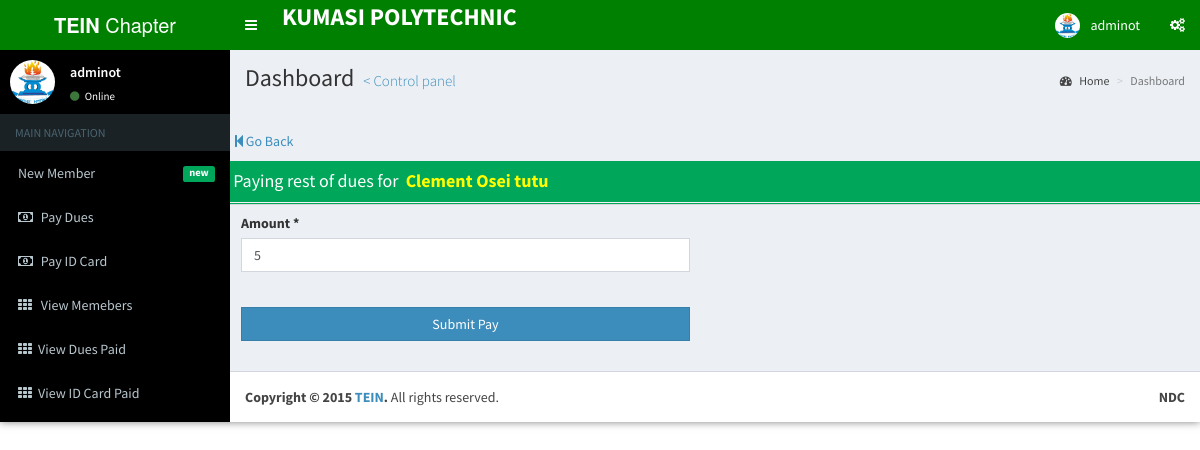
The page /pages/pay-dues-update.php?pay=pay&member_id=48 (signed in) on the database its author committed.
### tables this page shows
CREATE TABLE IF NOT EXISTS `members_tb` (
  `member_id` int(11) NOT NULL AUTO_INCREMENT,
  `institutes_id` int(11) NOT NULL,
  `admin_id` int(11) NOT NULL,
  `student_number` varchar(255) NOT NULL,
  `surname` varchar(255) NOT NULL,
  `first_name` varchar(255) NOT NULL,
  `last_name` varchar(255) NOT NULL,
  `date_of_birth` varchar(255) NOT NULL,
  `level` int(11) NOT NULL,
  `department` varchar(255) NOT NULL,
  `constituency` varchar(255) NOT NULL,
  `region` varchar(255) NOT NULL,
  `phone_number` varchar(255) NOT NULL,
  `email` varchar(255) NOT NULL,
  `picture` varchar(255) NOT NULL,
  `date_registerd` varchar(255) NOT NULL,
  PRIMARY KEY (`member_id`)
);

CREATE TABLE IF NOT EXISTS `dues_tb` (
  `dues_id` int(11) NOT NULL AUTO_INCREMENT,
  `institutes_id` int(11) NOT NULL,
  `admin_id` int(11) NOT NULL,
  `member_id` int(11) NOT NULL,
  `amount` int(11) NOT NULL,
  PRIMARY KEY (`dues_id`)
);

### pages/pay-dues-update.php (the view, shortened to what this page needs)
<?php
 include_once '../core/initialize-all-pages.php';
 if(isset($_GET['member_id']) && !empty($_GET['member_id'])){
    $member_id=$_GET['member_id'];
 }
 ?>
<?php
$login_infor= new login_check;
 if($login_infor->logged_in()===false){
	 header('Location: ../index.php');
	 die('You do not have permission to this page');
 }
 else{
$admin_institutes_id=$_SESSION['institutes_id'];
$admin_id=$_SESSION['admin_id'];
 }
?>
<!DOCTYPE html>
<html>
  <head>
    <?php include_once '../includes/admin-header-stylesheet.php'; ?>
  </head>
        <?php include_once '../includes/admin-header.php'; ?>
       <?php include_once '../includes/asidebar.php'; ?>
      <div class="content-wrapper">
  		 <?php include_once '../includes/admin-non-dashboard-header.php'; ?>
        <br><br>
<?php
	  $query = "select dues_tb.admin_id,members_tb.member_id,dues_tb.member_id, dues_tb.institutes_id,amount,
	  			student_number,surname,first_name,level,department,
				 amount from  members_tb
				 INNER JOIN dues_tb ON members_tb.member_id='$member_id'
				  WHERE dues_tb.admin_id='$admin_id' AND dues_tb.institutes_id='$admin_institutes_id'";
            $result=$mysqli->query($query);
            while($row = $result->fetch_array()){
                 $first_name= $row['first_name'];
                 $surname=$row['surname'];
                $amount=$row['amount'];
 }
?>
        <div class="row">
         <p style="margin-left:20px"><a href="pay-dues.php"><i class="fa fa-step-backward"></i> Go Back</a></p>
       <form action="" method="post">
         <div class="box box-success box-solid">
                <div class="box-header with-border">
                  <h3 class="box-title">&nbsp;&nbsp;Paying rest of dues for &nbsp;<span style="color:yellow; font-size:18px; font-weight:bold"><?php echo $first_name.' '.$surname; ?></span></h3>
                </div>
              <div class="col-sm-6">
                <div class="box-body">
                             <div class="form-group" >
                            <label for="amount">Amount *</label>
                            <input   type="text" class="form-control"  placeholder="GHs" name="amount" value="<?php echo $amount; ?>">
                             </div>
                     <br>
                   <input type="submit" class="btn btn-primary btn-block btn-flat" value="Submit Pay">
                   <br>
                </div>
			      </div>
              </div>
      	</form>
      </div>
      </div>
      <?php include_once '../includes/footer.php'; ?>

### rows shown on the page
members_tb: first_name "Clement", surname "Osei tutu"
dues_tb: amount "5"

### other values the page prints
$admin_institute "KUMASI POLYTECHNIC"
$admin_username "adminot"
